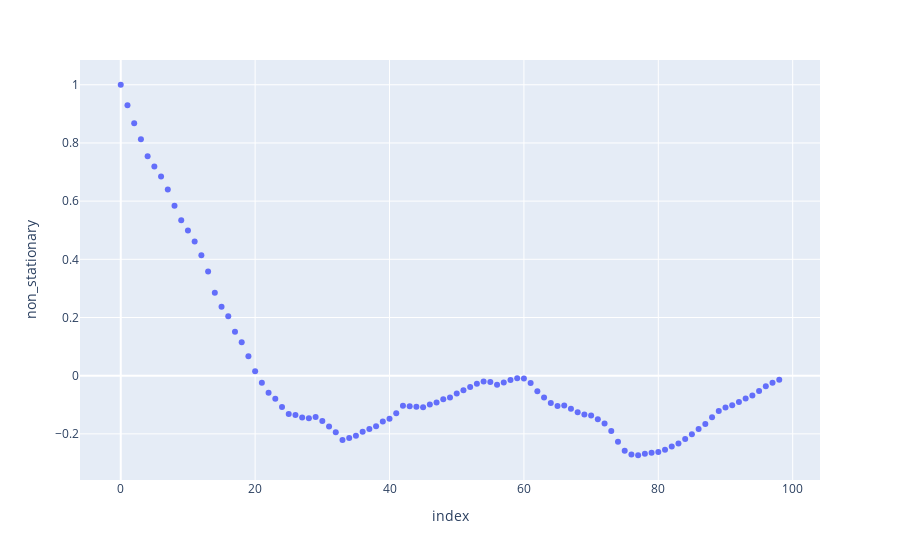

The notebook cell this image was saved under:
### Code cell
px.scatter(correlation_df, correlation_df.index, 'non_stationary')
